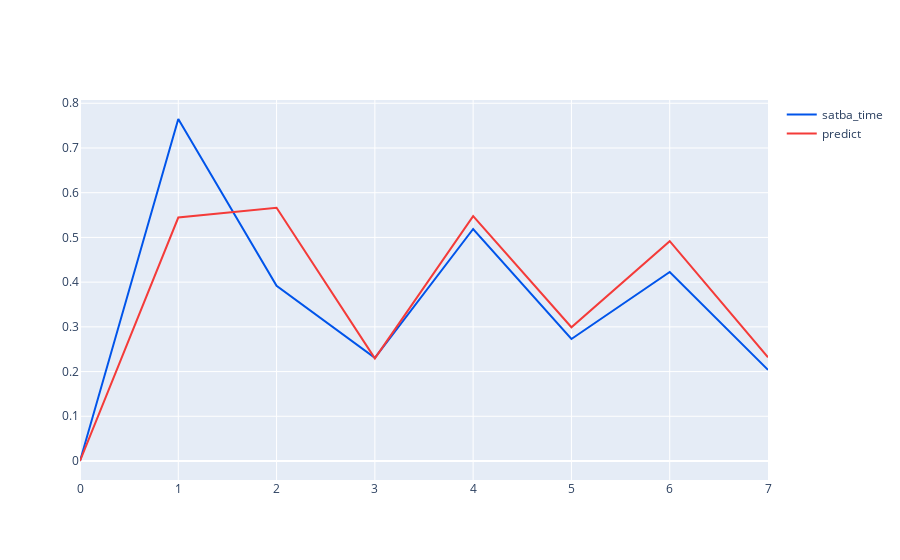

Notebook code cell kept with this figure:
### Code cell
fig = go.Figure()

fig.add_trace(go.Scatter(x=df_win.index, y=df_win['satba_time'],
                    line=dict(color = '#0054EA'),
                    mode='lines', # Line plot만 그리기
                    name='satba_time'))

fig.add_trace(go.Scatter(x=df_win.index, y=df_win['predict'],
                    line=dict(color = '#F43B39'),
                    mode='lines', # Line plot만 그리기
                    name='predict'))

fig.show()

### Figure 1 — Plotly figure (JSON) as saved in the notebook; plotly's stock layout.template omitted (floating-point values rounded to 4 significant figures)
{"data": [{"line": {"color": "#0054EA"}, "mode": "lines", "name": "satba_time", "type": "scatter", "x": [0, 1, 2, 3, 4, 5, 6, 7], "y": [0, 0.7648, 0.392, 0.2306, 0.5188, 0.2729, 0.4228, 0.2037]}, {"line": {"color": "#F43B39"}, "mode": "lines", "name": "predict", "type": "scatter", "x": [0, 1, 2, 3, 4, 5, 6, 7], "y": [0, 0.5444, 0.5662, 0.2295, 0.5476, 0.2992, 0.4916, 0.232]}], "layout": {"autosize": true, "xaxis": {"autorange": true, "range": [0, 7], "type": "linear"}, "yaxis": {"autorange": true, "range": [-0.04249, 0.8073], "type": "linear"}}}
